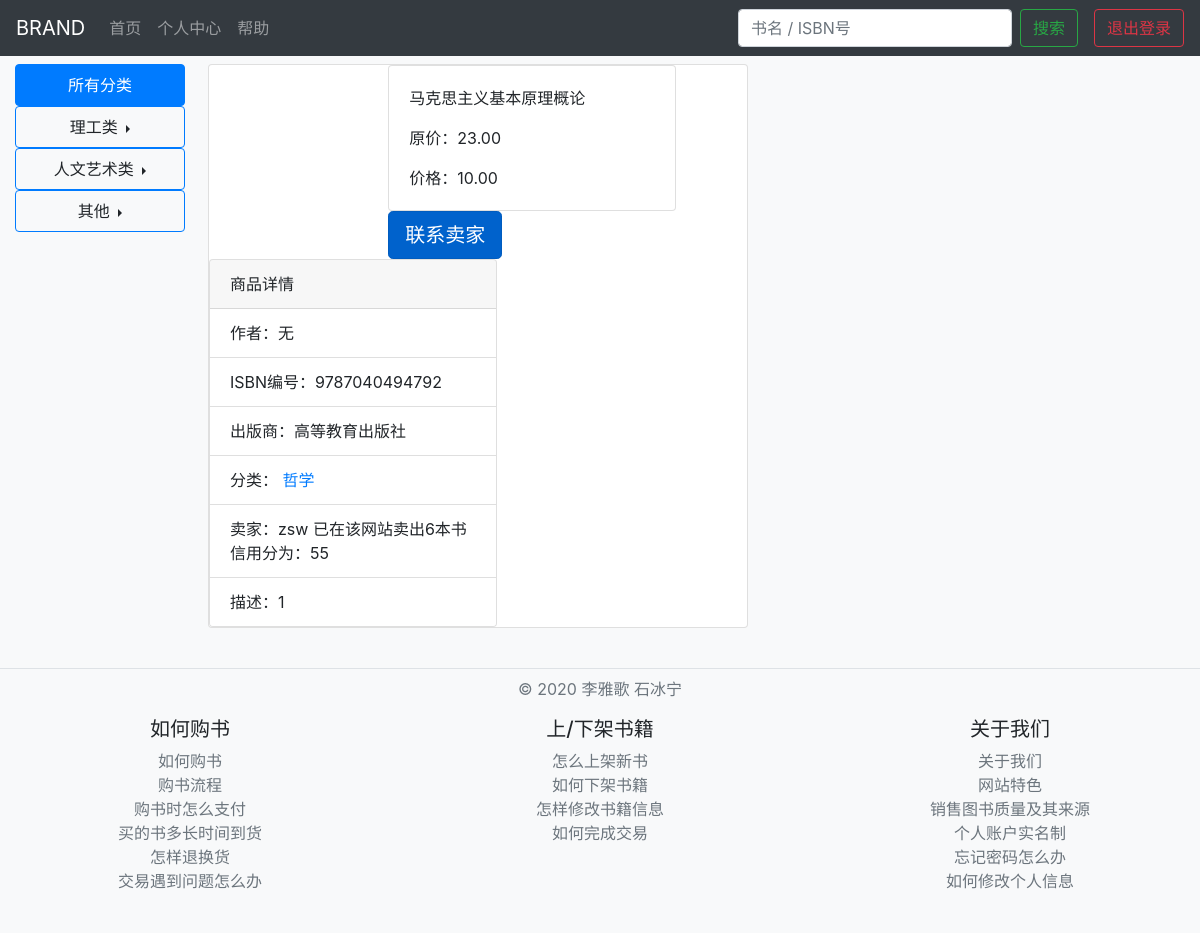
The page /book/good/17 (signed in) on the database its author committed.
### goods/models.py (models this page shows)
class Goods(models.Model):
    type = ((1, "上架中"), (2, "待处理"), (3, "已下架") )
    book = models.ForeignKey('Book', on_delete=models.CASCADE)
    merchant = models.ForeignKey(User, on_delete=models.DO_NOTHING)
    price = models.DecimalField(max_digits=19, decimal_places=2)
    description = models.TextField(blank=False)
    picture_1 = models.ImageField(upload_to='goods_images', blank=False)
    picture_2 = models.ImageField(upload_to='goods_images', blank=True)
    status = models.IntegerField(choices=type)

class Book(models.Model):
    status = ((1, "上架中"), (2, "待处理"), (3, "已下架"))
    book_status = models.IntegerField(choices=status, default=2)
    book_type = models.ForeignKey(BookType, on_delete=models.DO_NOTHING)
    full_title = models.CharField(max_length=255)
    ISBN_num = models.CharField(max_length=13, unique=True)
    publisher = models.CharField(max_length=255)
    authors = models.CharField(max_length=255)
    picture = models.ImageField(upload_to='books_images')
    original_price = models.DecimalField(max_digits=19, decimal_places=2)
    sale_volume = models.IntegerField(default=0)

class BookType(models.Model):
    type_name = models.CharField(max_length=15)
    def __str__(self):
        return self.type_name

### goods/views.py (the view)
# urls.py: path('good/<int:good_id>', GoodDetailView.as_view(), name='good_detail'),
class GoodDetailView(TemplateView):
    template_name = "good_detail.html"
    def get_context_data(self, **kwargs):
        context = super().get_context_data(**kwargs)
        good_id = context['good_id']
        sell_book = TransRecord.objects.filter(seller=self.request.user)
        credit_point = get_object_or_404(Account, user=self.request.user).credit
        context['good'] = Goods.objects.filter(pk=good_id)[0]
        context['sell_count'] = len(sell_book)
        context['credit_point'] = credit_point
        context['sub_categories'] = get_sub_categories()
        return context

### homepage/views.py (called while the page is built)
def get_sub_categories():
    return [
        {
            "name": "理工类",
            "list": {
                1: "理学",
                2: "医学",
                3: "计算机",
                4: "工学",
                7: "经济管理",
                13: "农学",
            }
        },
        {
            "name": "人文艺术类",
            "list": {
                5: "人文",
                6: "法律",
                8: "语言学",
                9: "心理",
                10: "哲学",
                11: "艺术",
                12: "教育",
            }
        },
        {
            "name": "其他",
            "list": {
                14: "小说",
                15: "散文",
                16: "诗歌",
                17: "其他",
            }
        }
    ]

### goods/templates/good_detail.html (shortened to what this page needs)
{% extends 'homepage.html' %}
{% block mainbody %}
<main role="main" class="col-md-10 ml-sm-auto px-2">
  <div class="card mb-3" style="max-width: 540px;">
    <div class="row no-gutters">
      <div class="col-md-4">
      </div>
      <div class="col-md-4">
        <div class="card" style="width: 18rem;">
          <div class="card-body">
            <p class="card-text">{{ good.book.full_title }}</p>
            <p class="card-text">原价：{{ good.book.original_price }}</p>
            <p class="card-text">价格：{{ good.price }}</p>
          </div>
        </div>
        <a href="{% url 'comment' good.pk %}" class="btn btn-primary btn-lg active" role="button"
          aria-pressed="true">联系卖家</a>
      </div>
      <div class="card" style="width: 18rem;">
        <div class="card-header">
          商品详情
        </div>
        <ul class="list-group list-group-flush">
          <li class="list-group-item">作者：{{ good.book.authors }}</li>
          <li class="list-group-item">ISBN编号：{{ good.book.ISBN_num }}</li>
          <li class="list-group-item">出版商：{{ good.book.publisher }}</li>
          <li class="list-group-item">分类：
            <a href="{% url 'books_with_type' good.book.book_type.pk %}">
              {{ good.book.book_type }} </a>
          </li>
          <li class="list-group-item">卖家：{{ good.merchant }} 已在该网站卖出{{ sell_count }}本书
            信用分为：{{credit_point}}</li>
          <li class="list-group-item">描述：{{ good.description}}</li>
        </ul>
      </div>
    </div>
  </div>
</main>
{% endblock %}

### rows shown on the page
Goods: book.full_title "马克思主义基本原理概论", book.original_price "23.00", price "10.00", book.authors "无", book.ISBN_num "9787040494792", book.publisher "高等教育出版社", book.book_type "哲学", merchant "zsw", description "1"

### other values the page prints
{{ subtype.name }} "理工类" "人文艺术类" "其他"
{{ sell_count }} "6"
{{ credit_point }} "55"
